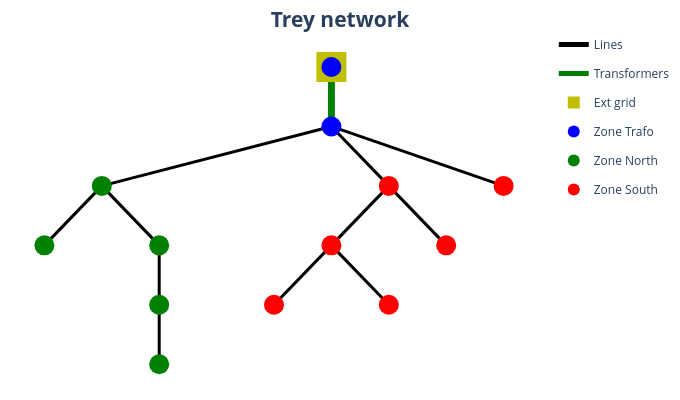

Here is the notebook cell this chart was saved with:
### Markdown cell above
## 5. Power flow to check grid

### Code cell
## Plot grid
pp_plot.plot_power_network(
    net=net_trey,
    plot_title="Trey network",
    filename="trey_grid_example",
)

### Figure 1 — Plotly figure (JSON) as saved in the notebook; plotly's stock layout.template omitted (floating-point values rounded to 4 significant figures)
{"data": [{"hoverinfo": "text", "legendgroup": "lines", "line": {"color": "rgb(0, 0, 0)", "width": 3}, "mode": "lines", "name": "Lines", "showlegend": true, "text": "GKN3x150_150", "type": "scatter", "x": [0, -1, -2], "y": [-1, -1.5, -2]}, {"hoverinfo": "text", "legendgroup": "lines", "line": {"color": "rgb(0, 0, 0)", "width": 3}, "mode": "lines", "name": "Lines", "showlegend": false, "text": "GKN3x150_150_2", "type": "scatter", "x": [-2, -2.25, -2.5], "y": [-2, -2.5, -3]}, {"hoverinfo": "text", "legendgroup": "lines", "line": {"color": "rgb(0, 0, 0)", "width": 3}, "mode": "lines", "name": "Lines", "showlegend": false, "text": "GKN3X95_95", "type": "scatter", "x": [-2, -1.75, -1.5], "y": [-2, -2.5, -3]}, {"hoverinfo": "text", "legendgroup": "lines", "line": {"color": "rgb(0, 0, 0)", "width": 3}, "mode": "lines", "name": "Lines", "showlegend": false, "text": "GKT3X50_50", "type": "scatter", "x": [-1.5, -1.5, -1.5], "y": [-3, -3.5, -4]}, {"hoverinfo": "text", "legendgroup": "lines", "line": {"color": "rgb(0, 0, 0)", "width": 3}, "mode": "lines", "name": "Lines", "showlegend": false, "text": "GKT3X50_50_2", "type": "scatter", "x": [-1.5, -1.5, -1.5], "y": [-4, -4.5, -5]}, {"hoverinfo": "text", "legendgroup": "lines", "line": {"color": "rgb(0, 0, 0)", "width": 3}, "mode": "lines", "name": "Lines", "showlegend": false, "text": "GKN3x150_150_3", "type": "scatter", "x": [0, 0.25, 0.5], "y": [-1, -1.5, -2]}, {"hoverinfo": "text", "legendgroup": "lines", "line": {"color": "rgb(0, 0, 0)", "width": 3}, "mode": "lines", "name": "Lines", "showlegend": false, "text": "GKN3X95_95_2", "type": "scatter", "x": [0.5, 0.25, 0], "y": [-2, -2.5, -3]}, {"hoverinfo": "text", "legendgroup": "lines", "line": {"color": "rgb(0, 0, 0)", "width": 3}, "mode": "lines", "name": "Lines", "showlegend": false, "text": "GKN3x150_150_4", "type": "scatter", "x": [0, -0.25, -0.5], "y": [-3, -3.5, -4]}, {"hoverinfo": "text", "legendgroup": "lines", "line": {"color": "rgb(0, 0, 0)", "width": 3}, "mode": "lines", "name": "Lines", "showlegend": false, "text": "GKN3X50_50", "type": "scatter", "x": [0, 0.25, 0.5], "y": [-3, -3.5, -4]}, {"hoverinfo": "text", "legendgroup": "lines", "line": {"color": "rgb(0, 0, 0)", "width": 3}, "mode": "lines", "name": "Lines", "showlegend": false, "text": "GKN3X50_50_2", "type": "scatter", "x": [0.5, 0.75, 1], "y": [-2, -2.5, -3]}, {"hoverinfo": "text", "legendgroup": "lines", "line": {"color": "rgb(0, 0, 0)", "width": 3}, "mode": "lines", "name": "Lines", "showlegend": false, "text": "GKN3X240_240", "type": "scatter", "x": [0, 0.75, 1.5], "y": [-1, -1.5, -2]}, {"hoverinfo": "text", "legendgroup": "lines", "marker": {"color": "rgb(0, 0, 0)", "size": 1, "symbol": "circle"}, "mode": "markers", "name": "edge_center", "showlegend": false, "type": "scatter", "x": [-1], "y": [-1.5]}, {"hoverinfo": "text", "legendgroup": "Transformers", "line": {"color": "rgb(0, 128, 0)", "width": 7}, "mode": "lines", "name": "Transformers", "showlegend": true, "text": "STMT003438<br>0.63 MVA", "type": "scatter", "x": [0, 0, 0], "y": [0, -0.5, -1]}, {"hoverinfo": "text", "legendgroup": "Transformers", "marker": {"color": "rgb(0, 128, 0)", "size": 1, "symbol": "circle"}, "mode": "markers", "name": "edge_center", "showlegend": false, "text": ["STMT003438<br>0.63 MVA"], "type": "scatter", "x": [0], "y": [-0.5]}, {"hoverinfo": "text", "marker": {"color": "rgb(191, 191, 0)", "size": 30, "symbol": "square"}, "mode": "markers", "name": "Ext grid", "text": [null], "type": "scatter", "x": [0], "y": [0]}, {"hoverinfo": "text", "marker": {"color": "rgb(0, 0, 255)", "size": 20, "symbol": "circle"}, "mode": "markers", "name": "Zone Trafo", "text": ["STMT003438<br>0.42 kV", "STMT003438HV<br>18.3 kV"], "type": "scatter", "x": [0, 0], "y": [-1, 0]}, {"hoverinfo": "text", "marker": {"color": "rgb(0, 128, 0)", "size": 20, "symbol": "circle"}, "mode": "markers", "name": "Zone North", "text": ["CDBT004764<br>0.42 kV", "CDBT003746<br>0.42 kV", "CDBT004760<br>0.42 kV", "CDBT012139<br>0.42 kV", "CDBT900784<br>0.42 kV"], "type": "scatter", "x": [-2, -2.5, -1.5, -1.5, -1.5], "y": [-2, -3, -3, -4, -5]}, {"hoverinfo": "text", "marker": {"color": "rgb(255, 0, 0)", "size": 20, "symbol": "circle"}, "mode": "markers", "name": "Zone South", "text": ["CDBT901452<br>0.42 kV", "CDBT004774<br>0.42 kV", "CDBT901604<br>0.42 kV", "CDBT016055<br>0.42 kV", "N1<br>0.42 kV", "60437<br>0.42 kV"], "type": "scatter", "x": [0.5, 0, -0.5, 0.5, 1, 1.5], "y": [-2, -3, -4, -4, -3, -2]}], "layout": {"font": {"size": 15}, "height": 400, "hovermode": "closest", "legend": {"font": {"size": 12}, "itemsizing": "constant"}, "margin": {"b": 5, "l": 5, "r": 5, "t": 30}, "paper_bgcolor": "white", "plot_bgcolor": "white", "showlegend": true, "title": {"text": "<b>Trey network<b>", "x": 0.5, "xanchor": "center", "y": 0.97, "yanchor": "top"}, "width": 680, "xaxis": {"showgrid": false, "showticklabels": false, "tickfont": {"family": "Arial Black", "size": 12}, "title": {"font": {"size": 12}}, "zeroline": false}, "yaxis": {"showgrid": false, "showticklabels": false, "tickfont": {"family": "Arial Black", "size": 12}, "title": {"font": {"size": 12}}, "zeroline": false}}}
